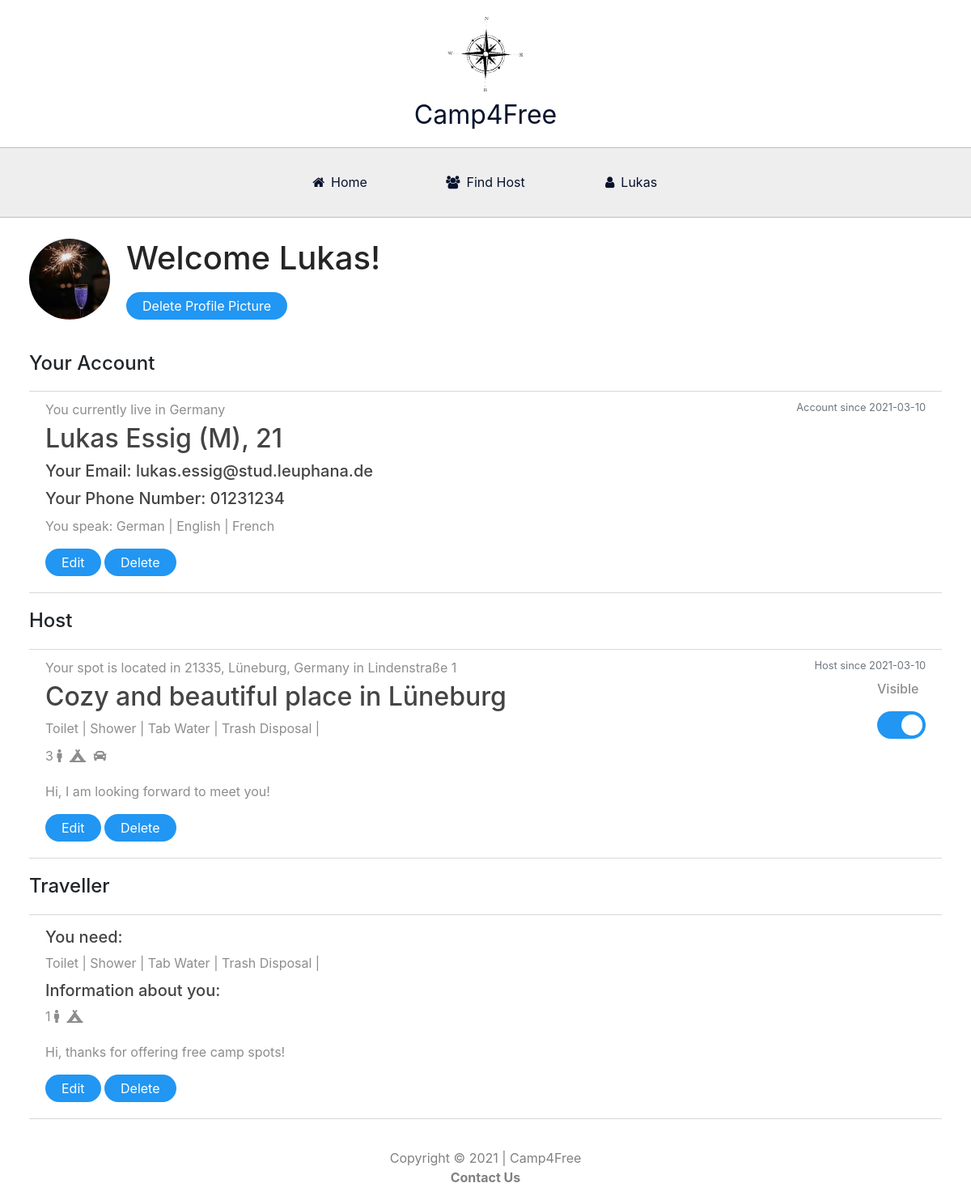
Page /user (signed in) on the committed database.
### website/models.py (models this page shows, shortened)
class User(db.Model, UserMixin):
    id = db.Column(db.Integer, primary_key=True)
    firstname = db.Column(db.String(50), nullable = False)
    surname = db.Column(db.String(50), nullable = False)
    age = db.Column(db.String(3))
    gender = db.Column(db.String(20))
    countryresidence = db.Column(db.String(30))
    language1 = db.Column(db.String(30), nullable = False)
    language2 = db.Column(db.String(30), nullable = False)
    language3 = db.Column(db.String(30), nullable = False)
    email = db.Column(db.String(50), unique=True, nullable = False)
    phonenumber = db.Column(db.String(20), nullable = False)
    password = db.Column(db.String(60), nullable = False)
    date = db.Column(db.DateTime(timezone=True), default=func.now())
    image_file = db.Column(db.String(20), nullable = False, default='default.jpeg')
    host = db.relationship('Host', backref='provider', lazy=True)
    traveller = db.relationship('Traveller', backref='passenger', lazy=True)

class Host(db.Model, UserMixin):
    id = db.Column(db.Integer, primary_key=True)
    title = db.Column(db.String(30), nullable = False)
    country = db.Column(db.String(30), nullable = False)
    street = db.Column(db.String(50), nullable = False)
    housenumber = db.Column(db.String(6), nullable = False)
    city = db.Column(db.String(30), nullable = False)
    state = db.Column(db.String(30), nullable = False)
    zipcode = db.Column(db.String(10), nullable = False)
    maximumpeople = db.Column(db.String(2), nullable = False)
    h_tent = db.Column(db.String(6))
    h_car = db.Column(db.String(6))
    h_cartrailer = db.Column(db.String(6))
    h_motorhome = db.Column(db.String(6))
    h_toilet = db.Column(db.String(20))
    h_shower = db.Column(db.String(20))
    h_washingmachine = db.Column(db.String(20))
    h_water = db.Column(db.String(6))
    h_trash = db.Column(db.String(6))
    h_note = db.Column(db.String(5000))
    date = db.Column(db.DateTime(timezone=True), default=func.now())
    on_off = db.Column(db.String(6), default='On')
    user_id = db.Column(db.Integer, db.ForeignKey('user.id'), nullable = False)

class Traveller(db.Model, UserMixin):
    id = db.Column(db.Integer, primary_key=True)
    t_tent = db.Column(db.String(6))
    t_car = db.Column(db.String(6))
    t_cartrailer = db.Column(db.String(6))
    t_motorhome = db.Column(db.String(6))
    numberofpeople = db.Column(db.String(2), nullable = False)
    t_toilet = db.Column(db.String(20))
    t_shower = db.Column(db.String(20))
    t_washingmachine = db.Column(db.String(20))
    t_water = db.Column(db.String(6))
    t_trash = db.Column(db.String(6))
    t_note = db.Column(db.String(5000))
    user_id = db.Column(db.Integer, db.ForeignKey('user.id'), nullable = False)

### website/views.py (the view, shortened to what this page needs)
@views.route('/user', methods=['GET', 'POST'])
@login_required
def account():
    image_file = url_for('static', filename='profile_pics/' + current_user.image_file)
    hostvalue = Host.query.filter_by(user_id = current_user.id).first()
    travellervalue = Traveller.query.filter_by(user_id = current_user.id).first()
    on_off = request.form.get('on_off')
    return render_template("user.html", host1=hostvalue, traveller1=travellervalue, user=current_user, image_file=image_file)

### website/__init__.py (called while the page is built)
def create_app():
    from .views import views
    from .auth import auth
    app.register_blueprint(views, url_prefix='/')
    app.register_blueprint(auth, url_prefix='/')
    from .models import User, Host, Traveller
    create_database(app)
    login_manager = LoginManager()
    login_manager.login_view = 'auth.login'
    login_manager.init_app(app)
    @login_manager.user_loader
    def load_user(id):
        return User.query.get(int(id))
    return app

### website/templates/user.html (shortened to what this page needs)
{% extends "base.html" %}
{% block content %}
<div class= "user_page">
    <div class="user-bar">
        <div class="media">
            <img class="rounded-circle account-img" src="{{ image_file }}">
            <div class="media-body">
                <h2 class="user-bar-heading">Welcome {{ current_user.firstname }}!</h2>
                {% if current_user.image_file != "default.jpeg" %}
                <form method ="POST" action="/delete-profile-pic" enctype="multipart/form-data">
                    <button type="submit" id="delete-profile-pic" class="edit" name="delete_profile_pic">Delete Profile Picture</button>
                </form>
                {% endif %}
            </div>
        </div>
        <form method ="POST" action="/update-profile-pic" enctype="multipart/form-data">
            <div class="change_profile_pic">
                <label for="profile_pic" class="rounded-circle account-img"><strong>Change</strong></label>
            </div>
        </form>
    </div>
    <div class="account-overview">
        <h4>Your Account</h4>
        <article class="media content-section">
            <div class="media-body">
            <div class="article-metadata" id="metadata">You currently live in {{ user.countryresidence }}
                <small class="text-muted" style="float: right">Account since {{ user.date.strftime('%Y-%m-%d') }}</small>
            </div>
            <h2 class="article-title" >
                {% if user.gender == "Male" %}
                {{ user.firstname }} {{ user.surname }} (M), {{ user.age }}
                {% elif user.gender == "Female" %}
                {{ user.firstname }} {{ user.surname }} (F), {{ user.age }}
                {% else %}
                {{ user.firstname }} {{ user.surname }} (D), {{ user.age }}
                {% endif %}
            </h2>
            <li><h5 class="article-title" >Your Email: {{ user.email }}</h5></li>
            <li><h5 class="article-title" >Your Phone Number: {{ user.phonenumber }}</h5></li>
            <p class="article-content">You speak: {{ user.language1 }} | {% if user.language2 == "None" %} {% else %} {{ user.language2 }} | {% endif %} {% if user.language3 == "None" %} {% else %} {{ user.language3 }} {% endif %}
            </p>
            <a href="{{ url_for('auth.updateuser') }}"><button name="edit" type="button" value="edit" class="edit" >Edit</button></a>
            <button type="button" value="deleteuser" class="edit" data-toggle="modal" data-target="#deleteUserModal">Delete</button>
            </div>
        </article>
    </div>
    <form method ="POST">
        {% if host1 and traveller1 %}
        <div class ="currentlyBoth">
            <h4>Host</h4>
            <article class="media content-section">
                <div class="media-body">
                <div class="article-metadata" id="metadata">Your spot is located in {{ host1.zipcode }}, {{ host1.city }}, {{ host1.country }} in {{ host1.street }} {{ host1.housenumber }}
                    <small class="text-muted" style="float: right">Host since {{ host1.date.strftime('%Y-%m-%d') }}</small>
                </div>
                <div style="float: right">
                    <h6>{% if host1.on_off == "On" %} Visible {% else %} Invisible {% endif %}</h6>
                    {% if host1.on_off == "On" %}
                    <form id="on_off_button" action="">
                    <label class="switch">
                    <span class="slider round"></span>
                    </label>
                    </form>
                    {% endif %}
                </div>
                <h2 class="article-title" >{{ host1.title }}</h2>
                <div class="offerings">
                    {% if host1.h_toilet == "Yes" %}
                    <li>Toilet | </li>
                    {% endif %}
                    {% if host1.h_shower == "Yes" %}
                    <li>Shower | </li>
                    {% endif %}
                    {% if host1.h_water == "Yes" %}
                    <li>Tab Water | </li>
                    {% endif %}
                    {% if host1.h_trash == "Yes" %}
                    <li>Trash Disposal | </li>
                    {% endif %}
                </div>
                <div class="spacefor">
                    <li>{{ host1.maximumpeople }} <i class="fas fa-male"></i></li>
                    {% if host1.h_tent == "Yes" %}
                    <li><i class="fas fa-campground"></i></li>
                    {% endif %}
                    {% if host1.h_car == "Yes" %}
                    <li><i class="fas fa-car"></i></li>
                    {% endif %}
                </div>
                <p class="article-content">{{ host1.h_note }}</p>
                <a href="{{ url_for('auth.updatehost') }}"><button name="edit2" type="button" value="edit2" class="edit" >Edit</button></a>
                <button type="button" value="deletehost" class="edit" data-toggle="modal" data-target="#deleteHostModal">Delete</button>
                </div>
            </article>
            <h4>Traveller</h4>
            <article class="media content-section">
                <div class="media-body">
                <div class="article-metadata" id="metadata">
                </div>
                <div class="offerings">
                    <h5>You need:</h5>
                    {% if traveller1.t_toilet == "Yes" %}
                    <li>Toilet | </li>
                    {% endif %}
                    {% if traveller1.t_shower == "Yes" %}
                    <li>Shower | </li>
                    {% endif %}
                    {% if traveller1.t_water == "Yes" %}
                    <li>Tab Water | </li>
                    {% endif %}
                    {% if traveller1.t_trash == "Yes" %}
                    <li>Trash Disposal | </li>
                    {% endif %}
                </div>
                <div class="spacefor">
                    <h5>Information about you:</h5>
                    <li>{{ traveller1.numberofpeople }} <i class="fas fa-male"></i></li>
                    {% if traveller1.t_tent == "Yes" %}
                    <li><i class="fas fa-campground"></i></li>
                    {% endif %}
                </div>
                <div>
                    <p class="article-content">{{ traveller1.t_note }}</p>
                    <a href="{{ url_for('auth.updatetraveller') }}"><button name="edit3" type="button" value="edit3" class="edit" >Edit</button></a>
                    <button type="button" value="deletetraveller" class="edit" data-toggle="modal" data-target="#deleteTravellerModal">Delete</button>
                </div>
            </article>
        </div>
        {% endif %}
    </form>
</div>
{% endblock%}

### website/templates/base.html (shortened to what this page needs)
<!DOCTYPE html>
<html>
    <head>
        <link rel="stylesheet" href="{{ url_for('static', filename='style.css') }}">
        <link rel="stylesheet" href="https://use.fontawesome.com/releases/v5.15.2/css/all.css">
        <link rel="stylesheet" href="https://use.fontawesome.com/releases/v5.15.2/css/v4-shims.css">
        <link
        rel="stylesheet"
        href="https://stackpath.bootstrapcdn.com/bootstrap/4.4.1/css/bootstrap.min.css"
        />
        <link
        rel="stylesheet"
        href="https://stackpath.bootstrapcdn.com/font-awesome/4.7.0/css/font-awesome.min.css"
        />
        <link rel="stylesheet" href="https://maxcdn.bootstrapcdn.com/bootstrap/4.0.0/css/bootstrap.min.css">
    </head>
    <body>
        <div id="top">
            <div id="logo">
                <img src="static/img/compass.png" alt="Compass">
            </div>
            <div id="logo-name">Camp4Free</div>
        </div>
        <div class="menu-bar">
            <ul>
                <li><a href="/"><i class="fa fa-home"></i>Home</a></li>
                <li><a href="{{ url_for('views.find_host') }}"><i class="fa fa-users"></i>Find Host</a></li>
                {% if user.is_authenticated %}
                <li><a href="{{ url_for('views.account') }}"><i class="fa fa-user"></i>{{current_user.firstname}}</a>
                {% endif %}
            </ul>
        </div>
        <div class="content">
            {% block content %}
            {% endblock %}
        </div>
        <div class="footer">
            Copyright © 2021 | Camp4Free
            <a href="{{ url_for('views.contact') }}" style="color:grey; font-weight: bold;">Contact Us</a>
        </div>
    </body>
</html>

### website/static/style.css (style rules this page uses)
* { padding: 0px; margin: 0px; box-sizing: border-box; }
body { font-family: sans-serif; }
#top { text-align: center; }
#logo { display: inline-block; margin-top: 16px; }
#logo img { height: 101.55px; width: 138px; transform: rotate(348deg); }
#logo-name { font-size: 32px; color: rgb(7, 18, 44); margin-bottom: 16px; }
.menu-bar { background-color:rgb(238, 238, 238); text-align: center; border-top: solid 1px rgb(190, 190, 190); border-bottom: solid 1px rgb(190, 190, 190); }
.menu-bar ul { display: inline-flex; list-style: none; color: rgb(7, 18, 44); }
.menu-bar ul li { width: 150px; margin: 15px; margin-bottom: 0px; padding: 15px; }
.menu-bar ul li a { text-decoration: none; color: rgb(7, 18, 44); }
.menu-bar .fa { margin-right: 8px; }
.footer { text-align: center; color: grey; padding: 16px; }
.user_page { margin: 16px; }
.user_page h4 { margin-top: 10px; margin-left: 20px; }
.user-bar { padding: 10px 20px; border-radius: 10px; margin-bottom: 20px; color: rgb(37, 37, 37); position: relative; }
.account-img { height: 100px; width: 100px; margin-right: 20px; }
.user-bar-heading { font-size: 2.5rem; }
.account-overview { margin-bottom: 20px; }
.edit { background-color: #2196F3; border: none; color: white; padding: 5px 20px; text-align: center; text-decoration: none; display: inline-block; font-size: 16px; border-radius: 34px; margin-bottom: 10px; }
img { image-orientation: from-image; }
article { padding: 10px 20px; border-top: 1px solid #d8d8d8; border-bottom: 1px solid #d8d8d8; margin: 20px; color: #8d8d8d }
article h5 { color: #444444; }
article li { list-style: none; margin-bottom: 10px; }
.article-title { color: #444444; }
.article-content { white-space: pre-line; margin-top: 10px; }
.article-metadata { padding-bottom: 1px; margin-bottom: 4px; border-bottom: 1px solid #e3e3e3; }
#metadata { border-bottom: 0px solid #e3e3e3; }
.offerings li { list-style: none; margin-bottom: 10px; display:inline-block; }
.spacefor li { list-style: none; margin-right: 5px; display:inline-block; }
.switch { position: relative; display: inline-block; width: 60px; height: 34px; margin-top: 10px; }
.slider { position: absolute; cursor: pointer; top: 0; left: 0; right: 0; bottom: 0; background-color: #ccc; -webkit-transition: .4s; transition: .4s; }
.slider:before { position: absolute; content: ""; height: 26px; width: 26px; left: 4px; bottom: 4px; background-color: white; -webkit-transition: .4s; transition: .4s; }
input:checked + .slider { background-color: #2196F3; }
input:checked + .slider:before { -webkit-transform: translateX(26px); -ms-transform: translateX(26px); transform: translateX(26px); }
.slider.round { border-radius: 34px; }
.slider.round:before { border-radius: 50%; }
.inputfile + label { position: absolute; top: 10px; left: 20px; color: rgba(255, 255, 255, 0); }
.inputfile + label { cursor: pointer; }
.inputfile + label * { pointer-events: none; }
#delete-profile-pic { margin-top: 10px; }

### rows in the picture
User: firstname "Lukas", countryresidence "Germany", date "2021-03-10", surname "Essig", age "21", email "lukas.essig@stud.leuphana.de", phonenumber "01231234", language1 "German", language2 "English", language3 "French"
Host: zipcode "21335", city "Lüneburg", country "Germany", street "Lindenstraße", housenumber "1", date "2021-03-10", title "Cozy and beautiful place in Lüneburg", maximumpeople "3", h_note "Hi, I am looking forward to meet you!"
Traveller: numberofpeople "1", t_note "Hi, thanks for offering free camp spots!"
